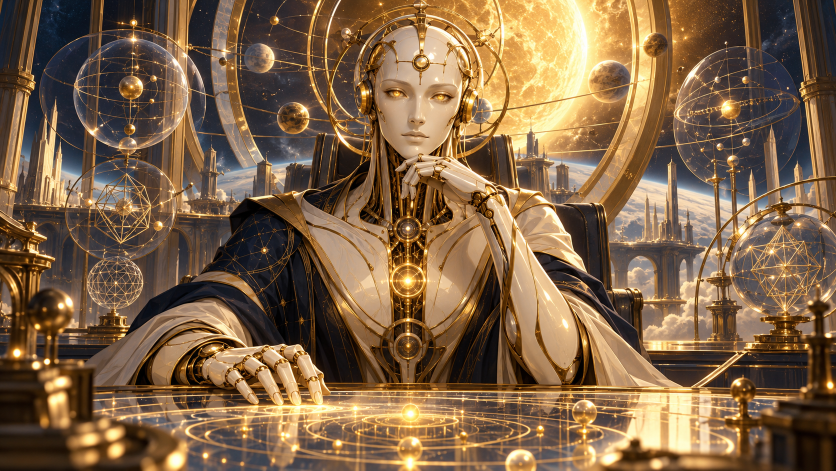
#> input picture art-source/SolIntellect/SolLeader.png, 1672 x 941 px (shown at 1/2 size)
$ python make_sol_assets.py
#> lines starting #> are read from the running program, lines starting #| are printed output that depends on the picture
"""Compile original Sol paintings and a matching native geometric glyph to Civ V DDS."""
from pathlib import Path
import math
import sys

REPO = Path(__file__).resolve().parents[1]
sys.path.insert(0, str(REPO / ".tools/python"))
from PIL import Image, ImageDraw, ImageFont, ImageOps

SRC = REPO / "art-source/SolIntellect"
OUT = REPO / "SolIntellect/Art"
GOLD, NAVY, IVORY = (244, 193, 81, 255), (7, 16, 38, 255), (247, 242, 220, 255)
SIZES = (256, 128, 80, 64, 45, 32)
ALPHA_SIZES = (128, 64, 48, 32, 24, 16)


def dds(image, name):
    rgba = image.convert("RGBA")
    path = OUT / (name + ".dds")
    if rgba.width % 4 == 0 and rgba.height % 4 == 0:
        rgba.save(path, pixel_format="DXT5")
    else:
        rgba.save(path)


def glyph(edge, color, compact=False):
    """Sunlight + nested reasoning layers + branching neural paths."""
    image = Image.new("RGBA", (edge, edge), (255, 255, 255, 0))
    draw = ImageDraw.Draw(image)
    center = edge / 2
    width = max(2, round(edge * (0.040 if compact else 0.025)))
    for r in (0.19, 0.30):
        draw.ellipse((center-edge*r, center-edge*r, center+edge*r, center+edge*r), outline=color, width=width)
    draw.ellipse((edge*.42, edge*.42, edge*.58, edge*.58), fill=color)
    for i in range(8):
        a = math.tau * i / 8
        def p(r): return (center + edge*r*math.cos(a), center + edge*r*math.sin(a))
        draw.line((p(.30), p(.41)), fill=color, width=width)
        x, y = p(.41)
        nr = edge * .027
        draw.ellipse((x-nr, y-nr, x+nr, y+nr), fill=color)
        if not compact and i % 2 == 0:
            draw.line((p(.10), p(.19)), fill=color, width=width)
            for offset in (-.20, .20):
                end = (center + edge*.25*math.cos(a+offset), center + edge*.25*math.sin(a+offset))
                draw.line((p(.19), end), fill=color, width=width)
    return image


def circle(source, size):
    edge = size * 4
    image = Image.new("RGBA", (edge, edge), (0, 0, 0, 0))
    inset = round(edge * .05)
    inner = edge - 2 * inset
    art = ImageOps.fit(source, (inner, inner), method=Image.Resampling.LANCZOS)
    mask = Image.new("L", art.size)
    ImageDraw.Draw(mask).ellipse((0, 0, inner-1, inner-1), fill=255)
    art.putalpha(mask)
    image.alpha_composite(art, (inset, inset))
    ImageDraw.Draw(image).ellipse((inset, inset, edge-inset-1, edge-inset-1), outline=GOLD, width=max(3, round(edge*.018)))
    return image.resize((size, size), Image.Resampling.LANCZOS)


def font(size):
    return ImageFont.truetype("C:/Windows/Fonts/georgia.ttf", size)


def map_art():
    scale = 3
    image = Image.new("RGBA", (360*scale, 412*scale), NAVY)
    d = ImageDraw.Draw(image)
    for y in range(image.height):
        shade = int(12 * y / image.height)
        d.line((0, y, image.width, y), fill=(7+shade, 16+shade, 38+shade, 255))
    d.rectangle((18*scale, 18*scale, 342*scale, 394*scale), outline=GOLD, width=2*scale)
    d.text((180*scale, 42*scale), "THE SOL INTELLECT", fill=GOLD, font=font(19*scale), anchor="mm")
    land = [(75,125),(125,105),(163,124),(205,98),(258,128),(285,175),(266,215),
            (278,258),(238,291),(224,328),(184,312),(151,336),(121,292),(82,273),
            (60,229),(85,192),(54,157)]
    land = [(x*scale,y*scale) for x,y in land]
    d.polygon(land, fill=(30,45,66), outline=GOLD, width=2*scale)
    # Geographic-looking contour layers and a river, laid out as an intellectual atlas.
    for offset in range(3):
        d.line([(x*.78+180*scale*.22+offset*scale, y*.78+220*scale*.22) for x,y in land]+[(land[0][0]*.78+180*scale*.22,land[0][1]*.78+220*scale*.22)], fill=(84,95,99), width=scale)
    d.line([(205*scale,130*scale),(186*scale,170*scale),(196*scale,211*scale),(168*scale,248*scale),(150*scale,292*scale)], fill=(154,188,202), width=3*scale)
    for x,y,label in [(174,191,"SOL PRIME"),(108,151,"HELIOS"),(233,257,"AXIOM"),(131,275,"LUMEN")]:
        r = 4*scale
        d.ellipse((x*scale-r,y*scale-r,x*scale+r,y*scale+r),fill=GOLD)
        d.text((x*scale,y*scale+10*scale),label,fill=IVORY,font=font(9*scale),anchor="mt")
    emblem = glyph(56*scale, GOLD)
    image.alpha_composite(emblem,(258*scale,63*scale))
    d.text((180*scale,369*scale),"DEPTH  ·  PATIENCE  ·  INSIGHT",fill=GOLD,font=font(10*scale),anchor="mm")
    return image.resize((360,412),Image.Resampling.LANCZOS)


def main():
    OUT.mkdir(parents=True, exist_ok=True)
    leader = Image.open(SRC / "SolLeader.png").convert("RGBA")
    dds(ImageOps.fit(leader,(1600,900),method=Image.Resampling.LANCZOS), "SolLeader")
#> in dds, `rgba = image.convert("RGBA")`:
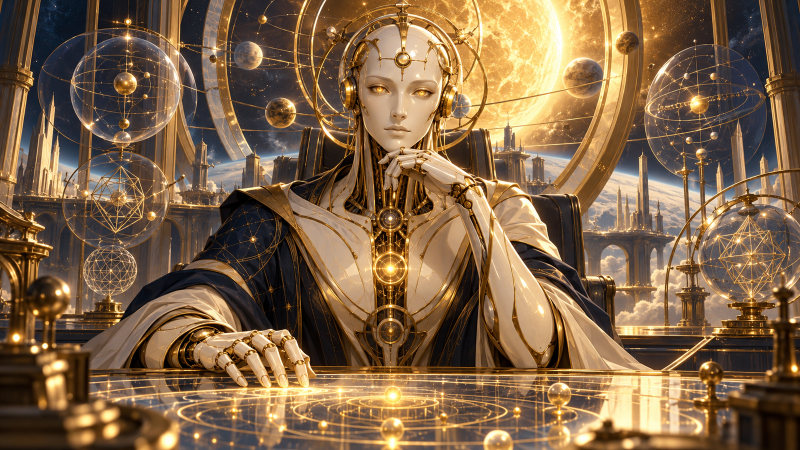
#> rgba: PIL image 1600x900 RGBA (shown at 1/2 size); mean R, G, B, A 127.5, 99.9, 71.2, 255
#> (the run stopped early here; a loop or call above may not have finished)
